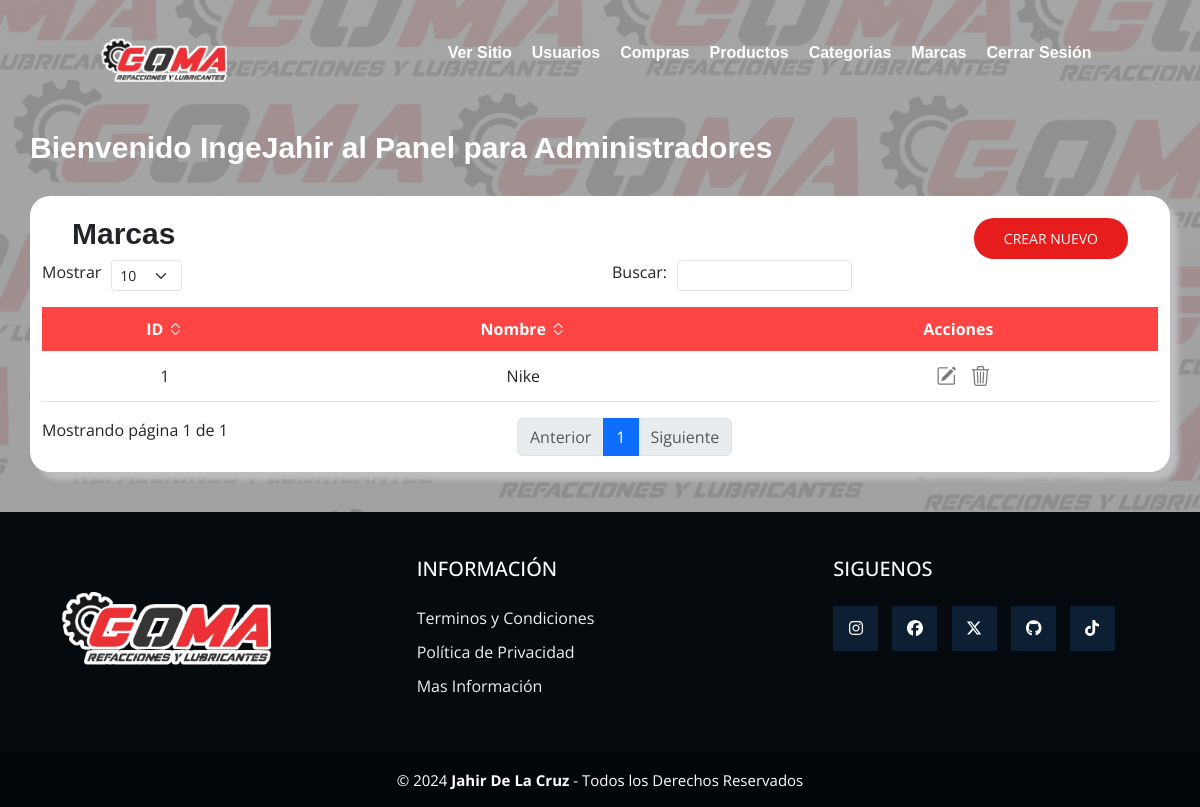
Before: /marcasAdmin/ (signed in) with the older database file.
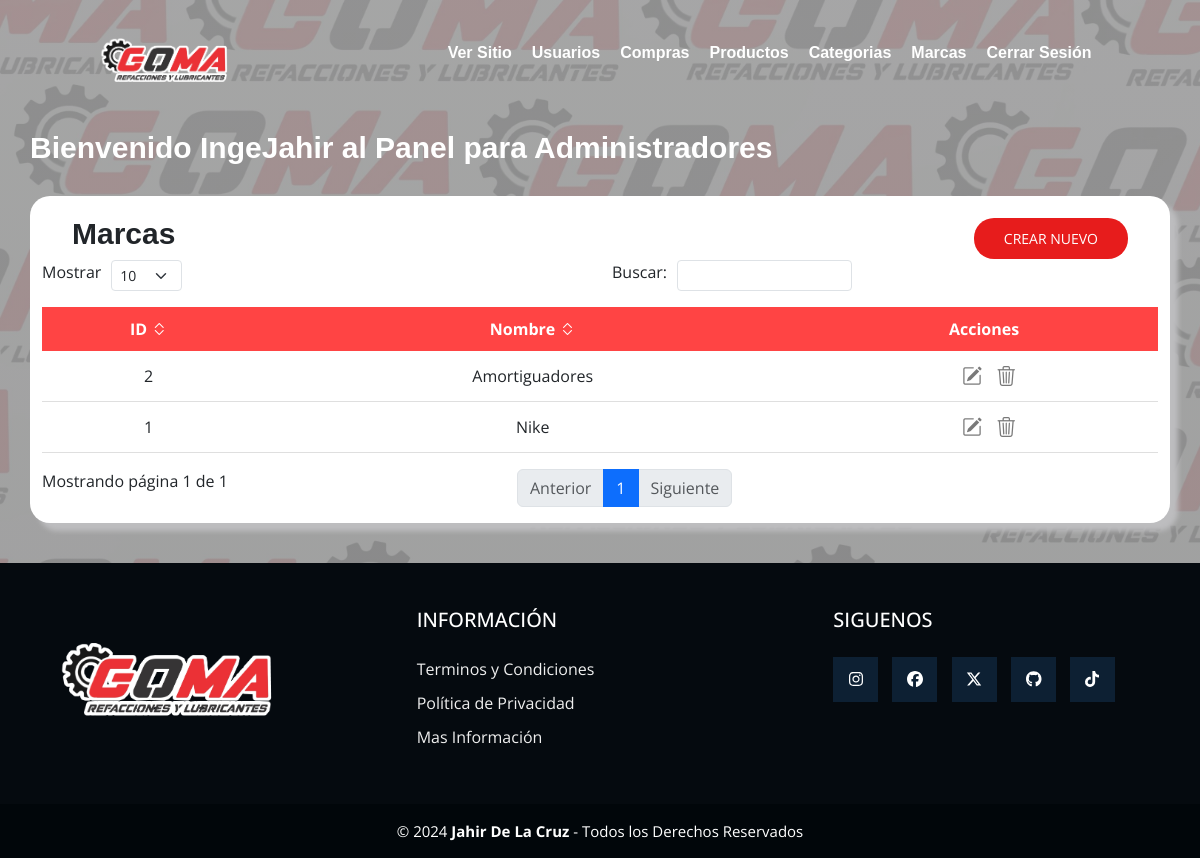
After: the same page with the newer database file.
### GOMA/models.py (models this page shows, shortened)
class Marca(models.Model):
    nombre = models.CharField(max_length=200)

### GOMA_admin/views.py (the view)
# urls.py: path('marcasAdmin/', MarcasAdminView.as_view(), name='marcasAdmin'),
class MarcasAdminView(LoginRequiredMixin, AdminRequiredMixin, View):
    def get(self, request):
        marcas = Marca.objects.all()
        return render(request, 'marcasAdmin.html', {
            'marcas' : marcas
        })

### GOMA/mixins.py (called while the page is built)
    def dispatch(self, request, *args, **kwargs):
        if not request.user.is_authenticated:
            return self.handle_no_permission()
        elif not request.user.is_superuser:
            messages.error(request, 'Necesitas ser un Administrador para entrar!')
            return redirect_to_login(request.get_full_path(), self.get_login_url(), self.get_redirect_field_name())
        return super().dispatch(request, *args, **kwargs)

### GOMA_admin/templates/marcasAdmin.html (shortened to what this page needs)
{% extends 'layouts/baseAdmin.html' %}
{% block content %}
    <div class="contenedor__inicio">
        <div class="contenedor_titulo">
            <h1>Bienvenido {{ request.user.username }} al Panel para Administradores</h1>
        </div>
        <div class="container">
            <div class="table_header">
                <h2>Marcas</h2>
                <button><a href="{% url 'nuevo_proveedor' %}">Crear Nuevo</a></button>
            </div>
            <table class="display" id="MiTabla">
                <thead>
                    <tr>
                        <th>ID <i class="bi bi-chevron-expand"></i></th>
                        <th>Nombre <i class="bi bi-chevron-expand"></i></th>
                        <th>Acciones</th>
                    </tr>
                </thead>
                <tbody>
                    {% for marca in marcas %}
                        <tr>
                            <td>{{ marca.id }}</td>
                            <td>{{ marca.nombre }}</td>
                            <td>
                                <button><i class="bi bi-pencil-square" id="icons"></i></button>
                                <button><i class="bi bi-trash3" id="icons"></i></button>
                            </td>
                        </tr>
                    {% endfor %}
                </tbody>
            </table>
        </div>
    </div>
{% endblock %}

Changed rows visible on the page:
added Marca: id "2", nombre "Amortiguadores"
